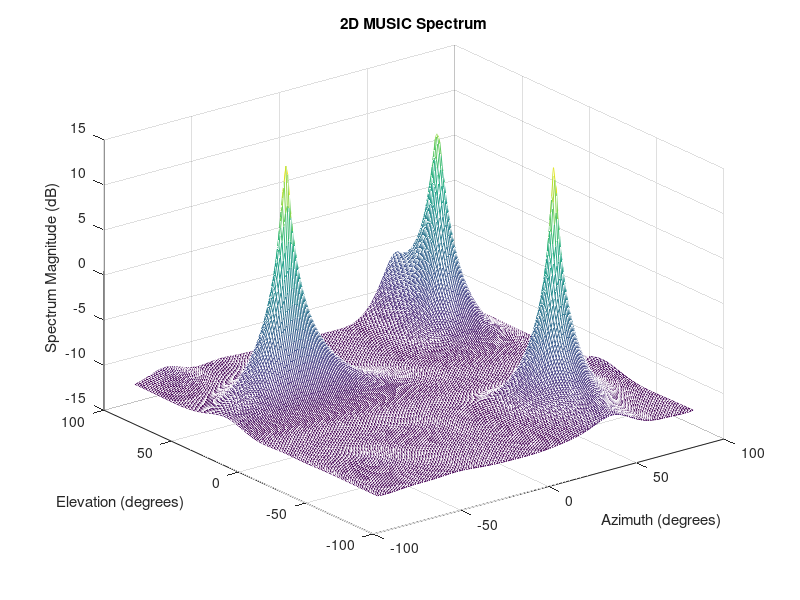

Reproduce this figure in MATLAB.
%% Simulation of 2-Dimensional Array for Estimation of Angle of Arrival Using MUSIC Algorithm

%%%%%%%%%%%%%%%%%%%%%%%%%%%%%%%%%%%%%%%%%%%%%%%
%%%%%%%%%%%%%%%%%%%%%%%%%%%%%%%%%%%%%%%%%%%%%%%
%% Clear the Cache
%%%%%%%%%%%%%%%%%%%%%%%%%%%%%%%%%%%%%%%%%%%%%%%

tic;clear;close;clc;

%%%%%%%%%%%%%%%%%%%%%%%%%%%%%%%%%%%%%%%%%%%%%%%
%% Parameters
%%%%%%%%%%%%%%%%%%%%%%%%%%%%%%%%%%%%%%%%%%%%%%%


frequency = 1e9;                   % Carrier frequency (1 GHz)
c = 3e8;                           % Speed of light (m/s)
wavelength = c / frequency;        % Wavelength
M = 4;                             % Number of antenna elements in the x-dimension
N = 4;                             % Number of antenna elements in the y-dimension
elementSpacing = wavelength / 2;   % Distance between elements (half-wavelength spacing)
numSignals = 3;                    % Number of sources
azimuths = [-50, 45,60];              % True azimuth angles of arrival (degrees)
elevations = [30, -45, 60];             % True elevation angles of arrival (degrees)
numSnapshots = 100;                % Number of snapshots



%%%%%%%%%%%%%%%%%%%%%%%%%%%%%%%%%%%%%%%%%%%%%%%
%% Create the steering matrix for a URA
%%%%%%%%%%%%%%%%%%%%%%%%%%%%%%%%%%%%%%%%%%%%%%%


steeringVector = zeros(M * N, numSignals);
for k = 1:numSignals
    theta_rad = deg2rad(azimuths(k));  % Convert azimuth to radians
    phi_rad = deg2rad(elevations(k));  % Convert elevation to radians
    
    for m1 = 1:M
        for m2 = 1:N
            m = (m1 - 1) * N + m2;  % Linear index for URA element (x, y)
            % Steering vector calculation (corrected)
            steeringVector(m, k) = exp(-1j * 2 * pi *((m1 - 1) * elementSpacing * sin(phi_rad) * cos(theta_rad) / wavelength + (m2 - 1) * elementSpacing * sin(phi_rad) * sin(theta_rad) / wavelength));
        end
    end
end


%%%%%%%%%%%%%%%%%%%%%%%%%%%%%%%%%%%%%%%%%%%%%%%
%% Generate Received Signal 
%%%%%%%%%%%%%%%%%%%%%%%%%%%%%%%%%%%%%%%%%%%%%%%


S = randn(numSignals, numSnapshots) + 1j * randn(numSignals, numSnapshots);  % Source signals
X = steeringVector * S;  % Received signal at the array

% Add noise
noise = (randn(M * N, numSnapshots) + 1j * randn(M * N, numSnapshots)) * sqrt(0.5);
X = X + noise;

% Compute the covariance matrix
Rxx = (1 / numSnapshots) * (X * X');


%%%%%%%%%%%%%%%%%%%%%%%%%%%%%%%%%%%%%%%%%%%%%%%
%%  Eigen Decomposition
%%%%%%%%%%%%%%%%%%%%%%%%%%%%%%%%%%%%%%%%%%%%%%%


[eigenVectors, eigenValues] = eig(Rxx);

% Sort the eigenvalues in descending order
[eigenValues_sorted, idx] = sort(diag(eigenValues), 'descend');
eigenVectors_sorted = eigenVectors(:, idx);

% Separate noise and signal subspaces
En = eigenVectors_sorted(:, numSignals + 1:end);  % Noise subspace


%%%%%%%%%%%%%%%%%%%%%%%%%%%%%%%%%%%%%%%%%%%%%%%
%% MUSIC Spectrum Calculation
%%%%%%%%%%%%%%%%%%%%%%%%%%%%%%%%%%%%%%%%%%%%%%%


% Define the search grid for azimuth and elevation
theta_scan = deg2rad(-90:1:90);  % Azimuth angle scan (in radians)
phi_scan = deg2rad(-90:1:90);    % Elevation angle scan (in radians)
P_music = zeros(length(phi_scan), length(theta_scan));

% MUSIC Spectrum calculation
for i = 1:length(phi_scan)
    for j = 1:length(theta_scan)
        theta_rad = theta_scan(j);
        phi_rad = phi_scan(i);
        a_theta_phi = zeros(M * N, 1);  % Steering vector for each angle pair
        
        for m1 = 1:M
            for m2 = 1:N
                m = (m1 - 1) * N + m2;  % Linear index for URA element (x, y)
                a_theta_phi(m) = exp(-1j * 2 * pi * ((m1 - 1) * elementSpacing * sin(phi_rad) * cos(theta_rad) / wavelength + (m2 - 1) * elementSpacing * sin(phi_rad) * sin(theta_rad) / wavelength));
            end
        end
        
        % MUSIC pseudo-spectrum
        P_music(i, j) = 1 / (a_theta_phi' * (En * En') * a_theta_phi);
    end
end

% Convert to dB scale
P_music_dB = 10 * log10(abs(P_music));

% Plot the MUSIC spectrum
figure;
mesh(rad2deg(theta_scan), rad2deg(phi_scan), P_music_dB);
xlabel('Azimuth (degrees)');
ylabel('Elevation (degrees)');
zlabel('Spectrum Magnitude (dB)');
title('2D MUSIC Spectrum');

toc

%%%%%%%%%%%%%%%%%%%%%%%%%%%%%%%%%%%%%%%%%%%%%%%
%%%%%%%%%%%%%%%%%%%%%%%%%%%%%%%%%%%%%%%%%%%%%%%
